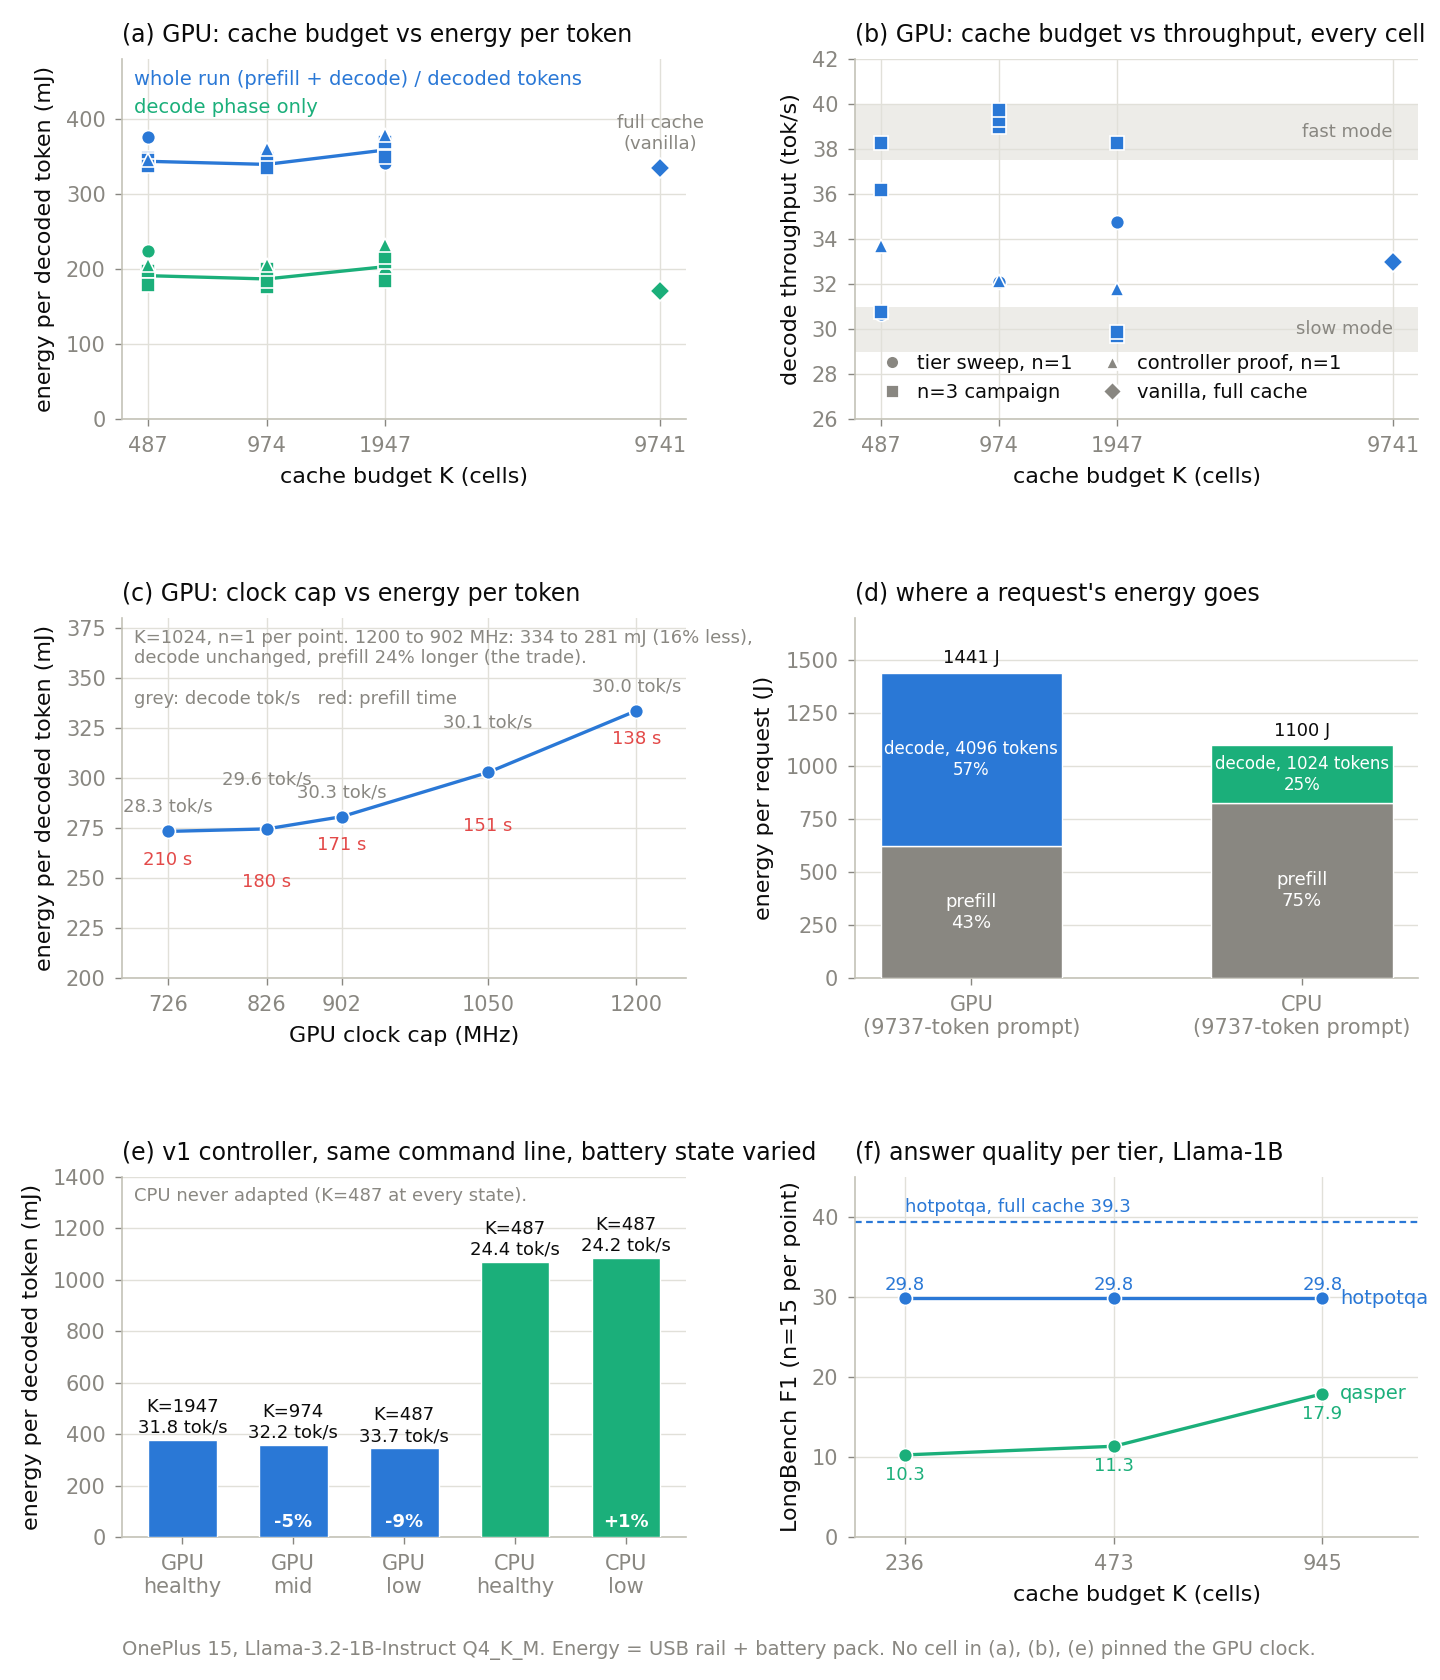

Python code for this plot:
#!/usr/bin/env python3
"""Pure measured results for the energy-aware question, OnePlus 15, Llama-3.2-1B-Instruct Q4_K_M.

(a) GPU: cache budget K vs energy per decoded token, two accountings, three campaigns.
(b) GPU: K vs decode throughput, every cell, so the dispatch bimodality is visible.
(c) GPU: clock cap vs energy per token at K=1024 (the lever that pays on the GPU).
(d) Where a request's energy goes: prefill vs decode, per backend.
(e) What the v1 controller did per battery state (identical command line).
(f) Answer quality per tier, LongBench F1, n=15 per point (Llama-1B).

Inputs: /tmp/phase_split.json, /tmp/tier_quality.json, /tmp/ea_proof, /tmp/clock_sweep.
Energy = USB rail integral + battery pack coulomb delta (clock_cell_report.py method).
"""
import json, os, sys, glob, statistics as st
import matplotlib
matplotlib.use("Agg")
import matplotlib.pyplot as plt
from matplotlib.lines import Line2D

sys.path.insert(0, "/home/mislam22/EndurKV_workspace/EndurKV/scripts")
from ea_proof_summary import load as load_cell

BLUE, AQUA, YELLOW, RED = "#2a78d6", "#1baf7a", "#eda100", "#e34948"
INK, MUTED, GRID, AXIS, SURF = "#0b0b0b", "#898781", "#e1e0d9", "#c3c2b7", "#ffffff"
plt.rcParams.update({
    "font.family": "sans-serif", "font.sans-serif": ["DejaVu Sans", "Arial", "Helvetica"],
    "font.size": 8, "axes.labelsize": 8, "axes.titlesize": 8.5, "legend.fontsize": 7,
    "xtick.labelsize": 7.5, "ytick.labelsize": 7.5, "axes.edgecolor": AXIS, "axes.linewidth": 0.6,
    "xtick.color": MUTED, "ytick.color": MUTED, "axes.labelcolor": INK, "text.color": INK,
    "grid.color": GRID, "grid.linewidth": 0.5, "axes.grid": True, "axes.axisbelow": True,
    "legend.frameon": False, "figure.facecolor": SURF, "axes.facecolor": SURF,
    "pdf.fonttype": 42, "ps.fonttype": 42,
})

ps = json.load(open("/tmp/phase_split.json"))
tq = json.load(open("/tmp/tier_quality.json"))

camps = {"energy_tiers": ("o", "tier sweep, n=1"), "ea_n3": ("s", "n=3 campaign"), "ea_proof": ("^", "controller proof, n=1")}
gpu = {c: [] for c in camps}
cpu = []
vanilla = None
for tag, v in ps.items():
    camp, cell = tag.split("/")
    if cell.startswith("cpu"):
        cpu.append(v); continue
    if cell == "gen_vanilla":
        vanilla = v; continue
    gpu[camp].append(v)

fig, axs = plt.subplots(3, 2, figsize=(7.2, 8.4))
fig.subplots_adjust(left=0.085, right=0.985, top=0.965, bottom=0.085, wspace=0.30, hspace=0.55)
(a, b), (c, d), (e, f) = axs

def style(ax):
    for s in ("top", "right"):
        ax.spines[s].set_visible(False)
    ax.tick_params(length=2.5, width=0.5)

KT = ([487, 974, 1947, 9741], ["487", "974", "1947", "9741"])

# (a) K vs energy per token
for camp, cells in gpu.items():
    mk, _ = camps[camp]
    for v in cells:
        a.plot(v["K"], v["canon"], marker=mk, ms=5, mfc=BLUE, mec=SURF, mew=0.6, ls="none", zorder=3)
        a.plot(v["K"], v["dec_mJ"], marker=mk, ms=5, mfc=AQUA, mec=SURF, mew=0.6, ls="none", zorder=3)
for key, col in (("canon", BLUE), ("dec_mJ", AQUA)):
    byK = {}
    for v in gpu["ea_n3"]:
        byK.setdefault(v["K"], []).append(v[key])
    Ks = sorted(byK); a.plot(Ks, [st.mean(byK[k]) for k in Ks], color=col, lw=1.2, zorder=2)
if vanilla:
    a.plot(9741, vanilla["canon"], marker="D", ms=5, mfc=BLUE, mec=SURF, mew=0.6, ls="none", zorder=3)
    a.plot(9741, vanilla["dec_mJ"], marker="D", ms=5, mfc=AQUA, mec=SURF, mew=0.6, ls="none", zorder=3)
    a.annotate("full cache\n(vanilla)", (9741, vanilla["canon"]), xytext=(0, 7), textcoords="offset points", ha="center", fontsize=6.5, color=MUTED)
a.set_xscale("log", base=2); a.set_xticks(KT[0]); a.set_xticklabels(KT[1])
a.set_xlabel("cache budget K (cells)"); a.set_ylabel("energy per decoded token (mJ)"); a.set_ylim(0, 480)
a.text(0.02, 0.97, "whole run (prefill + decode) / decoded tokens", transform=a.transAxes, color=BLUE, fontsize=7, va="top")
a.text(0.02, 0.89, "decode phase only", transform=a.transAxes, color=AQUA, fontsize=7, va="top")
a.set_title("(a) GPU: cache budget vs energy per token", loc="left"); style(a)

# (b) K vs throughput, every cell
for camp, cells in gpu.items():
    mk, _ = camps[camp]
    for v in cells:
        b.plot(v["K"], v["tps"], marker=mk, ms=5, mfc=BLUE, mec=SURF, mew=0.6, ls="none", zorder=3)
if vanilla:
    b.plot(9741, vanilla["tps"], marker="D", ms=5, mfc=BLUE, mec=SURF, mew=0.6, ls="none", zorder=3)
b.axhspan(29.0, 31.0, color=GRID, alpha=0.6, lw=0, zorder=1); b.axhspan(37.5, 40.0, color=GRID, alpha=0.6, lw=0, zorder=1)
b.text(9741, 30.0, "slow mode", fontsize=6.5, color=MUTED, ha="right", va="center")
b.text(9741, 38.75, "fast mode", fontsize=6.5, color=MUTED, ha="right", va="center")
b.set_xscale("log", base=2); b.set_xticks(KT[0]); b.set_xticklabels(KT[1])
b.set_xlabel("cache budget K (cells)"); b.set_ylabel("decode throughput (tok/s)"); b.set_ylim(26, 42)
b.set_title("(b) GPU: cache budget vs throughput, every cell", loc="left")
handles = [Line2D([], [], marker=camps[k][0], ls="none", mfc=MUTED, mec=SURF, ms=5, label=camps[k][1]) for k in camps]
handles.append(Line2D([], [], marker="D", ls="none", mfc=MUTED, mec=SURF, ms=5, label="vanilla, full cache"))
b.legend(handles=handles, loc="lower left", ncol=2, handletextpad=0.3, columnspacing=1.0); style(b)

# (c) GPU clock cap vs energy per token at K=1024
clk = []
for dd in sorted(glob.glob("/tmp/clock_sweep/clk_*"), key=lambda p: int(p.split("_")[-1])):
    x = load_cell(dd)
    mm = json.load(open(dd + "/meta.json"))
    clk.append((int(dd.split("_")[-1]), x["mJ"], x["tps"], mm["prefill_ms"] / 1000))
mhz = [q[0] for q in clk]; mj = [q[1] for q in clk]
c.plot(mhz, mj, color=BLUE, lw=1.2, marker="o", ms=5, mfc=BLUE, mec=SURF, mew=0.6, zorder=3)
for i, (m_, j_, t_, p_) in enumerate(clk):
    c.annotate(f"{t_:.1f} tok/s", (m_, j_), xytext=(0, 7 if i % 2 == 0 else 16), textcoords="offset points", ha="center", fontsize=6.5, color=MUTED)
    c.annotate(f"{p_:.0f} s", (m_, j_), xytext=(0, -12 if i % 2 == 0 else -21), textcoords="offset points", ha="center", fontsize=6.5, color=RED)
c.set_xticks(mhz); c.set_xlabel("GPU clock cap (MHz)"); c.set_ylabel("energy per decoded token (mJ)")
c.set_ylim(200, 380); c.set_xlim(680, 1250)
c.text(0.02, 0.97, f"K=1024, n=1 per point. 1200 to 902 MHz: {mj[-1]:.0f} to {mj[2]:.0f} mJ ({100*(1-mj[2]/mj[-1]):.0f}% less),\n"
                   f"decode unchanged, prefill {100*(clk[2][3]/clk[-1][3]-1):.0f}% longer (the trade).",
       transform=c.transAxes, fontsize=6.5, color=MUTED, va="top")
c.text(0.02, 0.80, "grey: decode tok/s   red: prefill time", transform=c.transAxes, fontsize=6.5, color=MUTED, va="top")
c.set_title("(c) GPU: clock cap vs energy per token", loc="left"); style(c)

# (d) request energy split, prefill vs decode
def mean_split(cells):
    pre = st.mean(v["preJ"] for v in cells); dec = st.mean(v["decJ"] for v in cells); return pre, dec
gpu_all = [v for cells in gpu.values() for v in cells]
gp, gd = mean_split(gpu_all); cp, cdc = mean_split(cpu)
xs = [0, 1]
d.bar(xs, [gp, cp], width=0.55, color=MUTED, edgecolor=SURF, linewidth=0.5, zorder=3, label="prefill")
d.bar(xs, [gd, cdc], width=0.55, bottom=[gp, cp], color=[BLUE, AQUA], edgecolor=SURF, linewidth=0.5, zorder=3)
for x, pre, dec, nt in ((0, gp, gd, 4096), (1, cp, cdc, 1024)):
    d.text(x, pre / 2, f"prefill\n{pre/(pre+dec):.0%}", ha="center", va="center", fontsize=6.5, color=SURF)
    d.text(x, pre + dec / 2, f"decode, {nt} tokens\n{dec/(pre+dec):.0%}", ha="center", va="center", fontsize=6, color=SURF)
    d.text(x, pre + dec + 25, f"{(pre+dec):.0f} J", ha="center", va="bottom", fontsize=6.5, color=INK)
d.set_xticks(xs); d.set_xticklabels(["GPU\n(9737-token prompt)", "CPU\n(9737-token prompt)"])
d.set_ylabel("energy per request (J)"); d.set_ylim(0, 1700)
d.set_title("(d) where a request's energy goes", loc="left"); style(d); d.grid(axis="x", visible=False)

# (e) what the v1 controller did per battery state
arms = [("gpu_healthy", "GPU\nhealthy"), ("gpu_mid", "GPU\nmid"), ("gpu_low", "GPU\nlow"),
        ("cpu_healthy", "CPU\nhealthy"), ("cpu_low", "CPU\nlow")]
vals = []
for tag, _ in arms:
    cell_dir = f"/tmp/ea_proof/{tag}"
    vals.append(load_cell(cell_dir) if os.path.exists(cell_dir + "/meta.json") else None)
xs = list(range(len(arms)))
cols = [BLUE if t.startswith("gpu") else AQUA for t, _ in arms]
e.bar(xs, [v["mJ"] if v else 0 for v in vals], width=0.62, color=cols, edgecolor=SURF, linewidth=0.5, zorder=3)
for x, v, (tag, _) in zip(xs, vals, arms):
    if v:
        e.text(x, v["mJ"] + 12, f"K={v['K']}\n{v['tps']:.1f} tok/s", ha="center", va="bottom", fontsize=6.5, color=INK)
ref = {"gpu": vals[0]["mJ"], "cpu": vals[3]["mJ"]}
for x, v, (tag, _) in zip(xs, vals, arms):
    if v and not tag.endswith("healthy"):
        e.text(x, 40, f"{(v['mJ'] / ref[tag[:3]] - 1):+.0%}", ha="center", fontsize=6.5, color=SURF, fontweight="bold")
e.set_xticks(xs); e.set_xticklabels([l for _, l in arms])
e.set_ylabel("energy per decoded token (mJ)"); e.set_ylim(0, 1400)
e.set_title("(e) v1 controller, same command line, battery state varied", loc="left")
e.text(0.02, 0.97, "CPU never adapted (K=487 at every state).", transform=e.transAxes,
       ha="left", va="top", fontsize=6.5, color=MUTED)
style(e); e.grid(axis="x", visible=False)

# (f) quality per tier
tiers = [("kpct5", 236), ("kpct10", 473), ("kpct20", 945)]
for task, col, off in (("hotpotqa", BLUE, 3), ("qasper", AQUA, -9)):
    xs_, ys_ = [], []
    for arm, K in tiers:
        r = tq.get(f"{arm}|{task}")
        if r:
            xs_.append(K); ys_.append(r["f1"])
    f.plot(xs_, ys_, color=col, lw=1.2, marker="o", ms=5, mfc=col, mec=SURF, mew=0.6, zorder=3)
    f.text(xs_[-1] * 1.06, ys_[-1], task, color=col, fontsize=7, va="center")
    for x, y in zip(xs_, ys_):
        f.annotate(f"{y:.1f}", (x, y), xytext=(0, off), textcoords="offset points", ha="center", fontsize=6.5, color=col)
full = tq.get("llama1b__vanilla|hotpotqa")
if full:
    f.axhline(full["f1"], color=BLUE, lw=0.8, ls=(0, (3, 2)), zorder=2)
    f.text(236, full["f1"] + 0.8, f"hotpotqa, full cache {full['f1']:.1f}", color=BLUE, fontsize=6.5, va="bottom")
f.set_xscale("log", base=2); f.set_xticks([236, 473, 945]); f.set_xticklabels(["236", "473", "945"]); f.set_xlim(200, 1300)
f.set_xlabel("cache budget K (cells)"); f.set_ylabel("LongBench F1 (n=15 per point)"); f.set_ylim(0, 45)
f.set_title("(f) answer quality per tier, Llama-1B", loc="left"); style(f)

fig.text(0.085, 0.012, "OnePlus 15, Llama-3.2-1B-Instruct Q4_K_M. Energy = USB rail + battery pack. No cell in (a), (b), (e) pinned the GPU clock.",
         fontsize=7, color=MUTED, ha="left", va="bottom")
out = "/home/mislam22/EndurKV_workspace/EndurKV/figures/fig_energy_aware_pure"
fig.savefig(out + ".pdf"); fig.savefig(out + ".png", dpi=200)
print("wrote", out + ".pdf/.png")
print("(c) clock:", [(m_, f"{j_:.0f} mJ", f"{t_:.1f} tps") for m_, j_, t_, _ in clk])
print(f"(d) split: GPU prefill {gp:.0f} J decode {gd:.0f} J ({gp/(gp+gd):.0%} prefill); CPU prefill {cp:.0f} J decode {cdc:.0f} J ({cp/(cp+cdc):.0%})")
